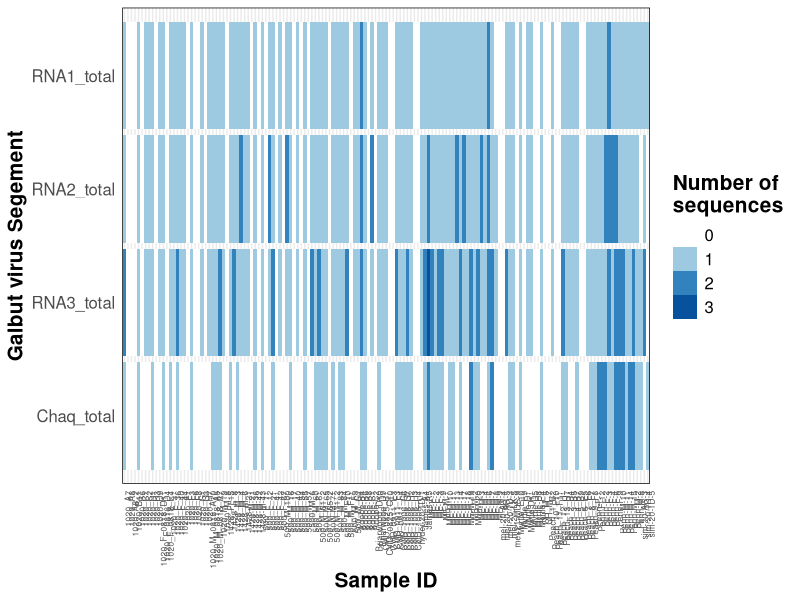
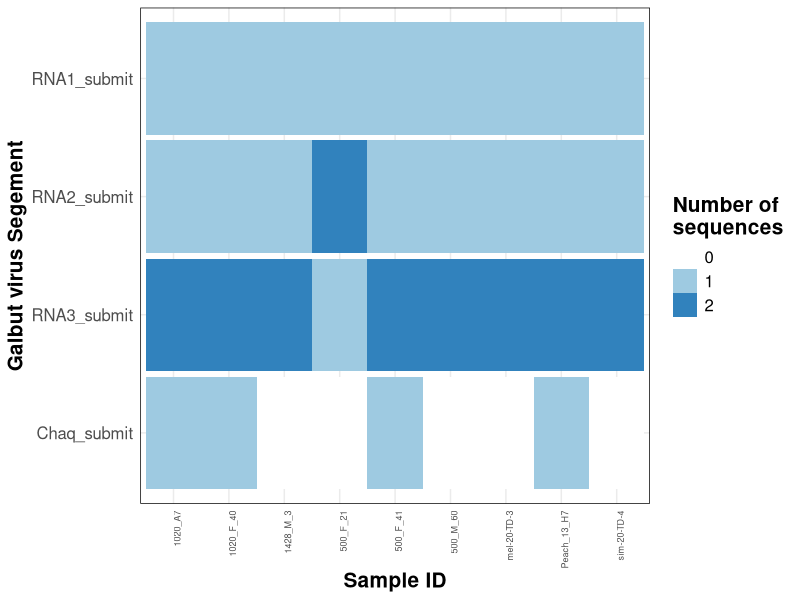
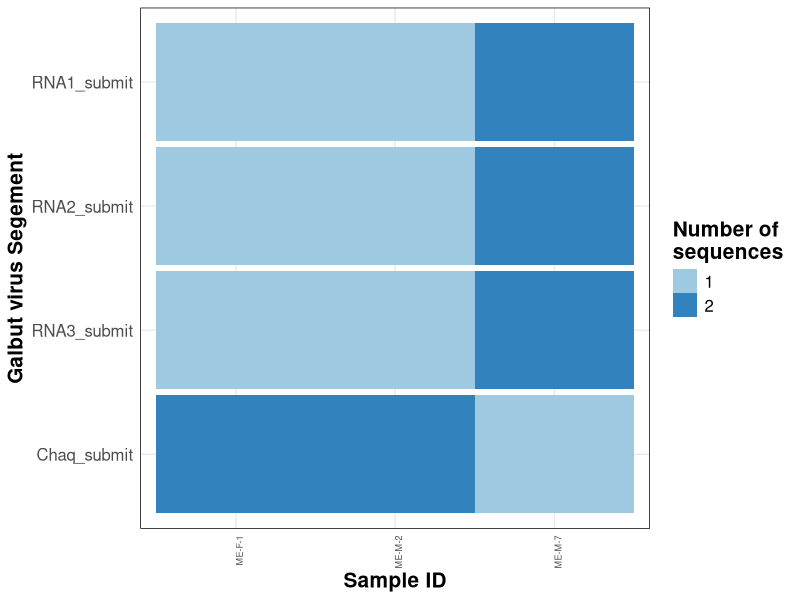
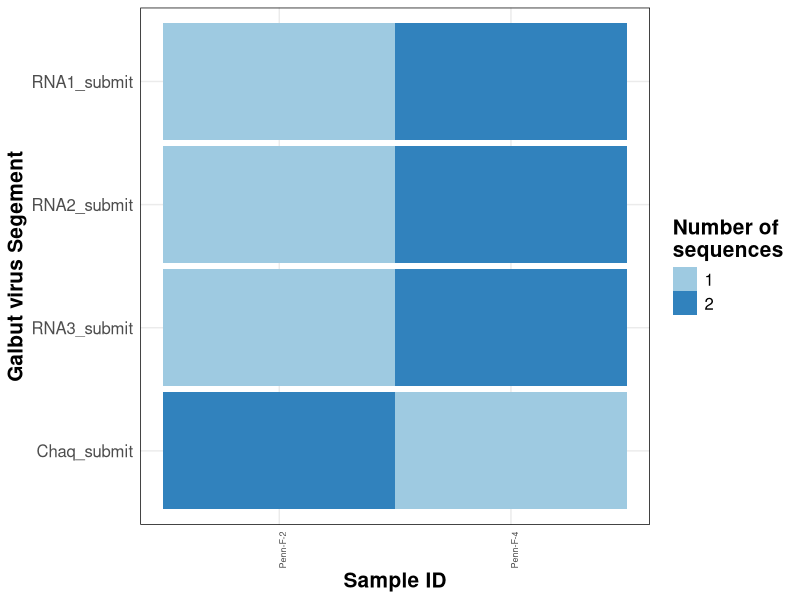
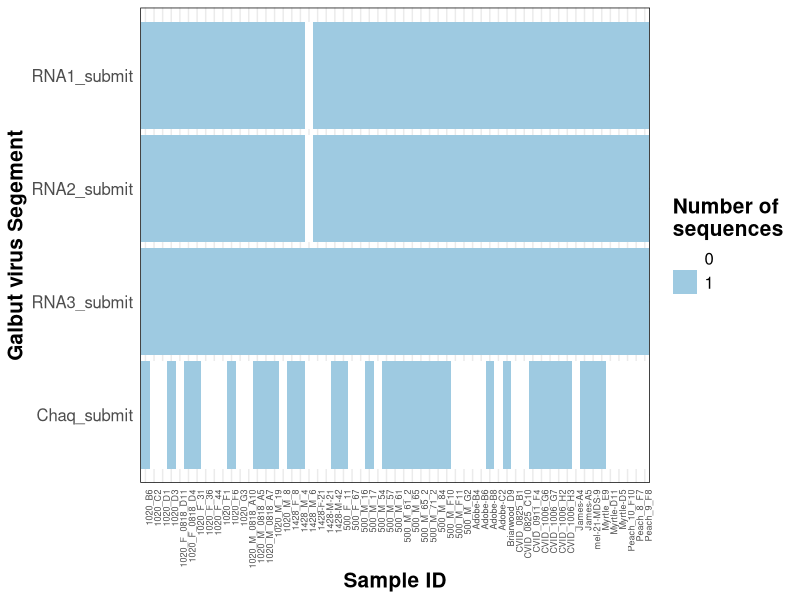
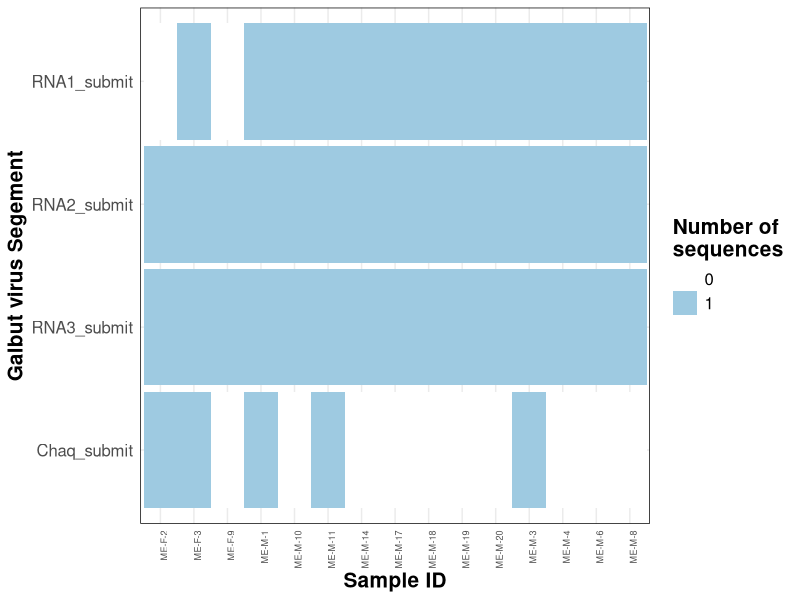
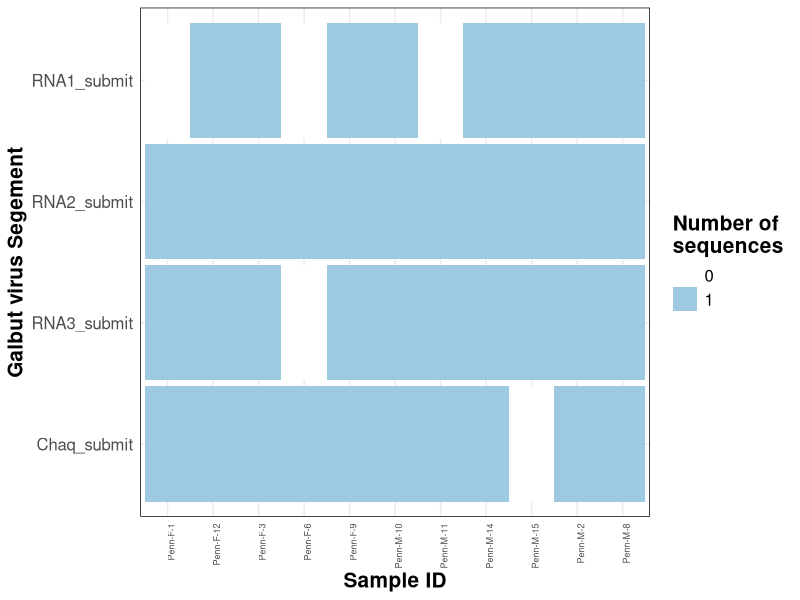
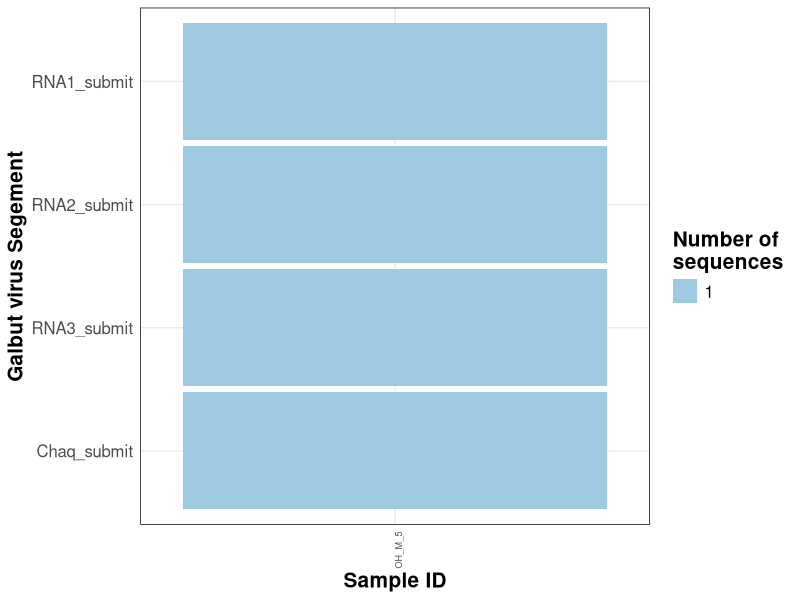

Source code (R) for these figures, in order:
library(tidyverse)
library(readxl)
library(forcats)

metadata <- read_xlsx("analyses/data/Metadata_Table_OH_removed.xlsx")
all_rpm <- read_csv("analyses/data/all_rpm_counts.csv")

metadata <- left_join(metadata, all_rpm, by = "sample_name")

heatmap_data <- metadata %>% 
  select(sample_name, location, RNA1_submit, RNA2_submit, RNA3_submit, Chaq_submit,
         RNA1_total, RNA2_total, RNA3_total, Chaq_total, submit_co) %>% 
  pivot_longer(cols = c("RNA1_submit", "RNA2_submit", "RNA3_submit", "Chaq_submit",
                        "RNA1_total", "RNA2_total", "RNA3_total", "Chaq_total"),
               names_to = "segment", 
               values_to = "number") %>% 
  mutate(segment = factor(segment, levels = c("Chaq_submit", "Chaq_total", 
                                              "RNA3_submit", "RNA3_total", 
                                              "RNA2_submit", "RNA2_total",
                                              "RNA1_submit", "RNA1_total")))

heatmap_all <- ggplot(filter(heatmap_data, segment %in% c("Chaq_total", "RNA3_total",
                                                          "RNA2_total", "RNA1_total"))) +
  geom_tile(aes(x = sample_name, y = segment, fill = factor(number), height = 0.95)) +
  scale_fill_manual(values = c("white", "#9ecae1", "#3182bd", "#08519c")) +
  theme_minimal(base_size = 11) +
  theme(panel.border = element_rect(linetype = "solid", fill = NA),
        strip.background = element_rect(colour = "black", fill = "white"),
        axis.title = element_text(face = "bold"),
        legend.title = element_text(face = "bold"),
        strip.text = element_text(face = "bold"),
        #        axis.text = element_text(face = "bold"),
        text = element_text(size = 15),
        axis.text.x = element_text(angle = 90, hjust = 1, vjust = 1, size = 6)) +
  labs(x = "Sample ID", y = "Galbut virus Segement", fill = "Number of \nsequences")

heatmap_all
ggsave("analyses/plots/allll_heatmap_virus_pres.pdf", units = "in", width = 14, height = 8)

heatmap_pres <- metadata %>% 
  filter(num_seqs_total > 0) %>% 
  select(sample_name, location, RNA1_submit, RNA2_submit, RNA3_submit, Chaq_submit,
         RNA1_total, RNA2_total, RNA3_total, Chaq_total, submit_co) %>% 
  pivot_longer(cols = c("RNA1_submit", "RNA2_submit", "RNA3_submit", "Chaq_submit",
                        "RNA1_total", "RNA2_total", "RNA3_total", "Chaq_total"),
               names_to = "segment", 
               values_to = "number") %>% 
  mutate(segment = factor(segment, levels = c("Chaq_submit", "Chaq_total", 
                                              "RNA3_submit", "RNA3_total", 
                                              "RNA2_submit", "RNA2_total",
                                              "RNA1_submit", "RNA1_total")),
         location = factor(location)) %>% 
  group_by(location)



heatmap_co <- heatmap_pres %>% 
  filter(submit_co == "y") %>% 
  filter(location == "Colorado")

heatmap_me <- heatmap_pres %>% 
  filter(submit_co == "y") %>% 
  filter(location == "Maine")

heatmap_oh <- heatmap_pres %>% 
  filter(submit_co == "y") %>% 
  filter(location == "Ohio")

heatmap_pe <- heatmap_pres %>% 
  filter(submit_co == "y") %>% 
  filter(location == "Pennsylvania")

heatmap_sin_co <- heatmap_pres %>% 
  filter(submit_co == "n")  %>% 
  filter(location == "Colorado")

heatmap_sin_me <- heatmap_pres %>% 
  filter(submit_co == "n") %>% 
  filter(location == "Maine")

heatmap_sin_oh <- heatmap_pres %>% 
  filter(submit_co == "n") %>% 
  filter(location == "Ohio")

heatmap_sin_pe <- heatmap_pres %>% 
  filter(submit_co == "n") %>% 
  filter(location == "Pennsylvania")

heatmap_all_co <- ggplot(filter(heatmap_co, segment %in% c("Chaq_submit", "RNA3_submit",
                                                               "RNA2_submit", "RNA1_submit"))) +
  geom_tile(aes(x = sample_name, y = segment, fill = factor(number), height = 0.95)) +
  scale_fill_manual(values = c("white", "#9ecae1", "#3182bd", "#08519c")) +
  theme_minimal(base_size = 11) +
  theme(panel.border = element_rect(linetype = "solid", fill = NA),
        strip.background = element_rect(colour = "black", fill = "white"),
        axis.title = element_text(face = "bold"),
        legend.title = element_text(face = "bold"),
        strip.text = element_text(face = "bold"),
        #        axis.text = element_text(face = "bold"),
        text = element_text(size = 15),
        axis.text.x = element_text(angle = 90, hjust = 1, vjust = 1, size = 6.5)) +
  labs(x = "Sample ID", y = "Galbut virus Segement", fill = "Number of \nsequences")

heatmap_all_co
ggsave("analyses/plots/heatmap_co_co_sub.pdf", units = "in", width = 14, height = 8)

heatmap_me_co <- ggplot(filter(heatmap_me, segment %in% c("Chaq_submit", "RNA3_submit",
                                                           "RNA2_submit", "RNA1_submit"))) +
  geom_tile(aes(x = sample_name, y = segment, fill = factor(number), height = 0.95)) +
  scale_fill_manual(values = c("#9ecae1", "#3182bd")) +
  theme_minimal(base_size = 11) +
  theme(panel.border = element_rect(linetype = "solid", fill = NA),
        strip.background = element_rect(colour = "black", fill = "white"),
        axis.title = element_text(face = "bold"),
        legend.title = element_text(face = "bold"),
        strip.text = element_text(face = "bold"),
        #        axis.text = element_text(face = "bold"),
        text = element_text(size = 15),
        axis.text.x = element_text(angle = 90, hjust = 1, vjust = 1, size = 6.5)) +
  labs(x = "Sample ID", y = "Galbut virus Segement", fill = "Number of \nsequences")

heatmap_me_co
ggsave("analyses/plots/heatmap_co_me_sub.pdf", units = "in", width = 14, height = 8)

heatmap_pe_co <- ggplot(filter(heatmap_pe, segment %in% c("Chaq_submit", "RNA3_submit",
                                                          "RNA2_submit", "RNA1_submit"))) +
  geom_tile(aes(x = sample_name, y = segment, fill = factor(number), height = 0.95)) +
  scale_fill_manual(values = c("#9ecae1", "#3182bd")) +
  theme_minimal(base_size = 11) +
  theme(panel.border = element_rect(linetype = "solid", fill = NA),
        strip.background = element_rect(colour = "black", fill = "white"),
        axis.title = element_text(face = "bold"),
        legend.title = element_text(face = "bold"),
        strip.text = element_text(face = "bold"),
        #        axis.text = element_text(face = "bold"),
        text = element_text(size = 15),
        axis.text.x = element_text(angle = 90, hjust = 1, vjust = 1, size = 6.5)) +
  labs(x = "Sample ID", y = "Galbut virus Segement", fill = "Number of \nsequences")

heatmap_pe_co
ggsave("analyses/plots/heatmap_co_pe_sub.pdf", units = "in", width = 14, height = 8)

heatmap_sin_co <- ggplot(filter(heatmap_sin_co, segment %in% c("Chaq_submit", "RNA3_submit",
                                                               "RNA2_submit", "RNA1_submit"))) +
  geom_tile(aes(x = sample_name, y = segment, fill = factor(number), height = 0.95)) +
  scale_fill_manual(values = c("white", "#9ecae1", "#3182bd", "#08519c")) +
  theme_minimal(base_size = 11) +
  theme(panel.border = element_rect(linetype = "solid", fill = NA),
        strip.background = element_rect(colour = "black", fill = "white"),
        axis.title = element_text(face = "bold"),
        legend.title = element_text(face = "bold"),
        strip.text = element_text(face = "bold"),
        #        axis.text = element_text(face = "bold"),
        text = element_text(size = 15),
        axis.text.x = element_text(angle = 90, hjust = 1, vjust = 1, size = 6.5)) +
  labs(x = "Sample ID", y = "Galbut virus Segement", fill = "Number of \nsequences")

heatmap_sin_co
ggsave("analyses/plots/heatmap_sin_co_sub.pdf", units = "in", width = 14, height = 8)

heatmap_me_sin <- ggplot(filter(heatmap_sin_me, segment %in% c("Chaq_submit", "RNA3_submit",
                                                               "RNA2_submit", "RNA1_submit"))) +
  geom_tile(aes(x = sample_name, y = segment, fill = factor(number), height = 0.95)) +
  scale_fill_manual(values = c("white", "#9ecae1", "#3182bd", "#08519c")) +
  theme_minimal(base_size = 11) +
  theme(panel.border = element_rect(linetype = "solid", fill = NA),
        strip.background = element_rect(colour = "black", fill = "white"),
        axis.title = element_text(face = "bold"),
        legend.title = element_text(face = "bold"),
        strip.text = element_text(face = "bold"),
        #        axis.text = element_text(face = "bold"),
        text = element_text(size = 15),
        axis.text.x = element_text(angle = 90, hjust = 1, vjust = 1, size = 6.5)) +
  labs(x = "Sample ID", y = "Galbut virus Segement", fill = "Number of \nsequences")

heatmap_me_sin
ggsave("analyses/plots/heatmap_sin_me_sub.pdf", units = "in", width = 14, height = 8)

heatmap_pe_sin <- ggplot(filter(heatmap_sin_pe, segment %in% c("Chaq_submit", "RNA3_submit",
                                                               "RNA2_submit", "RNA1_submit"))) +
  geom_tile(aes(x = sample_name, y = segment, fill = factor(number), height = 0.95)) +
  scale_fill_manual(values = c("white", "#9ecae1")) +
  theme_minimal(base_size = 11) +
  theme(panel.border = element_rect(linetype = "solid", fill = NA),
        strip.background = element_rect(colour = "black", fill = "white"),
        axis.title = element_text(face = "bold"),
        legend.title = element_text(face = "bold"),
        strip.text = element_text(face = "bold"),
        #        axis.text = element_text(face = "bold"),
        text = element_text(size = 15),
        axis.text.x = element_text(angle = 90, hjust = 1, vjust = 1, size = 6.5)) +
  labs(x = "Sample ID", y = "Galbut virus Segement", fill = "Number of \nsequences")

heatmap_pe_sin
ggsave("analyses/plots/heatmap_sin_pe_sub.pdf", units = "in", width = 14, height = 8)

heatmap_oh_sin <- ggplot(filter(heatmap_sin_oh, segment %in% c("Chaq_submit", "RNA3_submit",
                                                               "RNA2_submit", "RNA1_submit"))) +
  geom_tile(aes(x = sample_name, y = segment, fill = factor(number), height = 0.95)) +
  scale_fill_manual(values = c("#9ecae1")) +
  theme_minimal(base_size = 11) +
  theme(panel.border = element_rect(linetype = "solid", fill = NA),
        strip.background = element_rect(colour = "black", fill = "white"),
        axis.title = element_text(face = "bold"),
        legend.title = element_text(face = "bold"),
        strip.text = element_text(face = "bold"),
        #        axis.text = element_text(face = "bold"),
        text = element_text(size = 15),
        axis.text.x = element_text(angle = 90, hjust = 1, vjust = 1, size = 6.5)) +
  labs(x = "Sample ID", y = "Galbut virus Segement", fill = "Number of \nsequences")

heatmap_oh_sin
ggsave("analyses/plots/heatmap_sin_oh_sub.pdf", units = "in", width = 14, height = 8)
